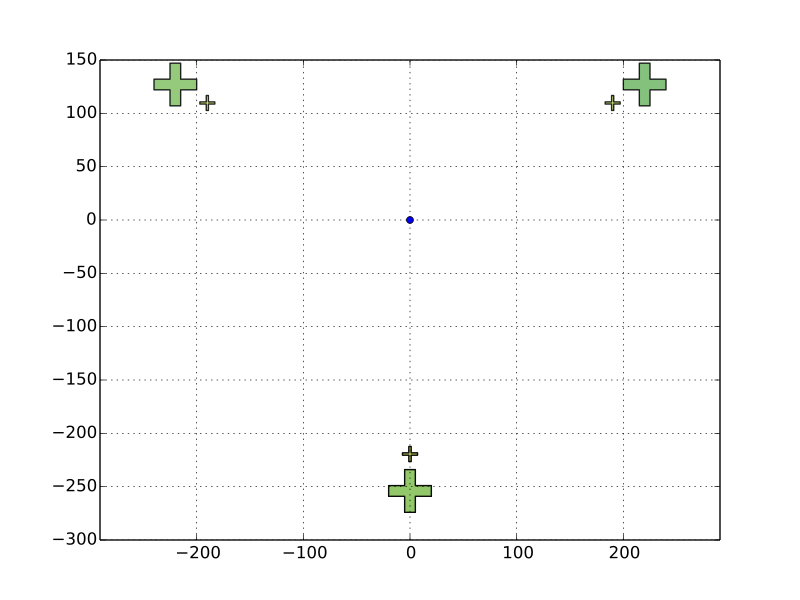

Reproduce this figure in Python.

from pylab import show, figure, subplot, \
                    plot, tight_layout, grid, \
                    axis
import ShapelyChipDesigns as SD
import mpld3

##########################
# larger EBL markers:
mwidth1  = 10
mlength1 = 30

markerlength, markerwidth = mlength1, mwidth1

P0 = SD.LineString([(-0.5,0),(0.5,0)])
M0 = SD.scale(P0, markerlength)
M1 = SD.rotate(M0,90)

M00 = M0.buffer(markerwidth/2., cap_style=3)
M11 = M1.buffer(markerwidth/2., cap_style=3)

MEBL1 = M00.union(M11)

##########################
# smaller EBL markers:
mwidth2  = 2
mlength2 = 12

markerlength, markerwidth = mlength2, mwidth2

P0 = SD.LineString([(-0.5,0),(0.5,0)])
M0 = SD.scale(P0, markerlength)
M1 = SD.rotate(M0,90)

M00 = M0.buffer(markerwidth/2., cap_style=3)
M11 = M1.buffer(markerwidth/2., cap_style=3)

MEBL2 = M00.union(M11)

# marker positions
wfsize = 500 

ps1 = SD.get_RegPoly_xy((0,0), 
                        wfsize-2*mlength1, 
                        3)
ps2 = SD.get_RegPoly_xy((0,0), 
                        wfsize-2*mlength1-5*mlength2, 
                        3)

# add outer markers
MARKERS = []

marker = MEBL1
POINTS = zip(ps1[0],ps1[1])

for p in POINTS:
    M = SD.translate(marker, p[0],p[1])
    MARKERS += [M]
    
# add inner markers

marker = MEBL2
POINTS = zip(ps2[0], ps2[1])

for p in POINTS:
    M = SD.translate(marker, 
                     p[0], p[1])
    MARKERS += [M]
    
EBLMARKERS = SD.BRAND_NEW_STRUCTURE(MARKERS,
                                    [SD.empty()])

EBLMARKERS.add_anker([0,0], 'center')
EBLMARKERS.rotate(-90, EBLMARKERS.ANKERS['center'])

SD.showPolygons(EBLMARKERS.get_polygons())

S = EBLMARKERS
for k in S.ANKERS.keys():
    x,y = S.ANKERS[k]
    plot(x,y,'o', markersize=5, label=str(k))

    
grid()
show()
